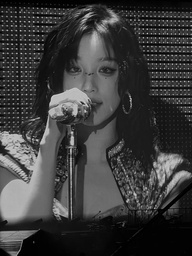
#> input picture topic3/code/imageA.jpg, 192 x 256 px, shrunk from 3024 x 4032 before the run
$ python image_fft.py
#> lines starting #> are read from the running program, lines starting #| are printed output that depends on the picture
import cv2
import numpy as np
import matplotlib.pyplot as plt

# 1. 读取图像
imgA = cv2.imread("imageA.jpg", cv2.IMREAD_GRAYSCALE)  # 替换为你的图像 A
#> imgA is the input picture: shape (256, 192); min 0, max 214, mean 59.1
imgB = cv2.imread("imageB.jpg", cv2.IMREAD_GRAYSCALE)  # 替换为你的图像 B
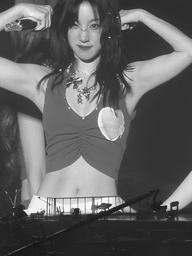
#> input picture topic3/code/imageB.jpg, 192 x 256 px, shrunk from 3024 x 4032 before the run
#> imgB is the input picture: shape (256, 192); min 18, max 255, mean 96.9

# 2. 傅里叶变换
fftA = np.fft.fft2(imgA)
fftB = np.fft.fft2(imgB)

# 中心化频谱
fftA_shifted = np.fft.fftshift(fftA)
fftB_shifted = np.fft.fftshift(fftB)

# 幅度谱和相位谱
magnitude_spectrum_A = np.abs(fftA_shifted)
phase_spectrum_A = np.angle(fftA_shifted)
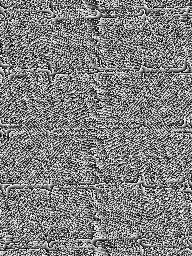
#> phase_spectrum_A: shape (256, 192) float64; min -3.14, max 3.14, mean 1.21e-17; drawn with min black and max white

magnitude_spectrum_B = np.abs(fftB_shifted)
phase_spectrum_B = np.angle(fftB_shifted)
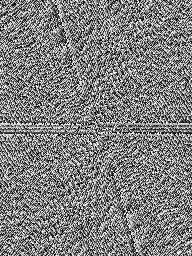
#> phase_spectrum_B: shape (256, 192) float64; min -3.14, max 3.14, mean -6.39e-05; drawn with min black and max white

# 显示幅度谱 (对数变换增强显示效果)
plt.figure(figsize=(10, 10))
plt.subplot(221), plt.imshow(np.log(1 + magnitude_spectrum_A), cmap="gray")
plt.title("Magnitude Spectrum A"), plt.xticks([]), plt.yticks([])
plt.subplot(222), plt.imshow(np.log(1 + magnitude_spectrum_B), cmap="gray")
plt.title("Magnitude Spectrum B"), plt.xticks([]), plt.yticks([])

# 显示相位谱
plt.subplot(223), plt.imshow(phase_spectrum_A, cmap="gray")
plt.title("Phase Spectrum A"), plt.xticks([]), plt.yticks([])
plt.subplot(224), plt.imshow(phase_spectrum_B, cmap="gray")
plt.title("Phase Spectrum B"), plt.xticks([]), plt.yticks([])
plt.show()
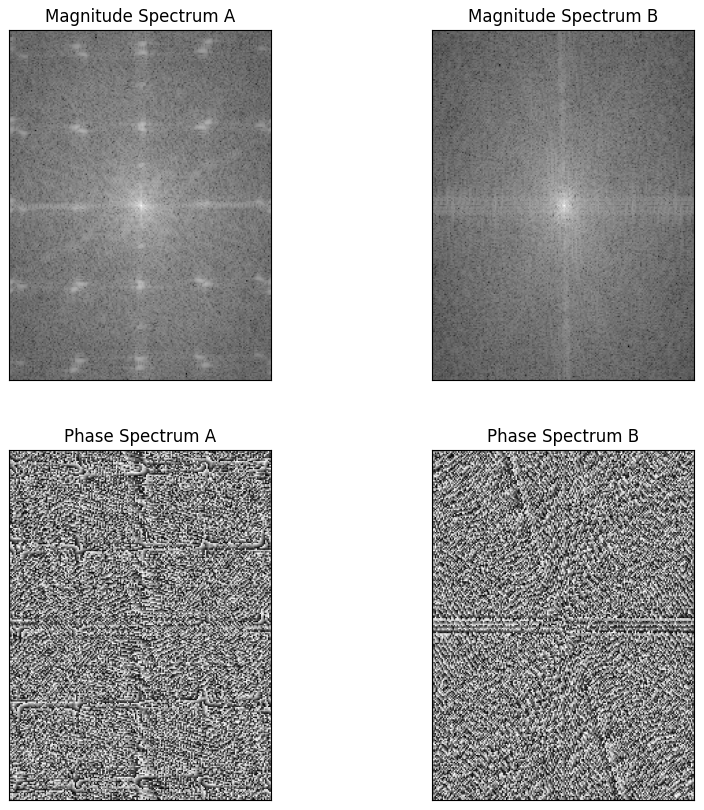
#> figure drawn by matplotlib, 4 panels


# 3. 逆傅里叶变换 (A的幅度 + B的相位)
combined_spectrum_AB = magnitude_spectrum_A * np.exp(1j * phase_spectrum_B)
combined_spectrum_AB_ishift = np.fft.ifftshift(combined_spectrum_AB)
img_AB_reconstructed = np.fft.ifft2(combined_spectrum_AB_ishift)
img_AB_reconstructed = np.abs(img_AB_reconstructed)  # 取绝对值
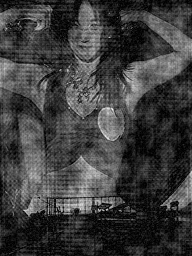
#> img_AB_reconstructed: shape (256, 192) float64; min 0.00115, max 261, mean 63; drawn with min black and max white
img_AB_reconstructed = np.uint8(img_AB_reconstructed)  # 转换为图像格式

# 4. 逆傅里叶变换 (B的幅度 + A的相位)
combined_spectrum_BA = magnitude_spectrum_B * np.exp(1j * phase_spectrum_A)
combined_spectrum_BA_ishift = np.fft.ifftshift(combined_spectrum_BA)
img_BA_reconstructed = np.fft.ifft2(combined_spectrum_BA_ishift)
img_BA_reconstructed = np.abs(img_BA_reconstructed)  # 取绝对值
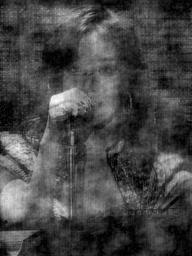
#> img_BA_reconstructed: shape (256, 192) float64; min 0.00531, max 355.7, mean 98.5; drawn with min black and max white
img_BA_reconstructed = np.uint8(img_BA_reconstructed)  # 转换为图像格式
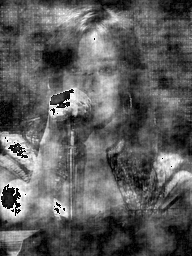
#> img_BA_reconstructed: shape (256, 192); min 0, max 255, mean 93.9

# 显示重构图像
plt.figure(figsize=(10, 10))
plt.subplot(221), plt.imshow(imgA, cmap="gray")
plt.title("Origin A"), plt.xticks([]), plt.yticks([])
plt.subplot(222), plt.imshow(imgB, cmap="gray")
plt.title("Origin B"), plt.xticks([]), plt.yticks([])
plt.subplot(223), plt.imshow(img_AB_reconstructed, cmap="gray")
plt.title("Reconstructed (A Magnitude, B Phase)"), plt.xticks([]), plt.yticks([])
plt.subplot(224), plt.imshow(img_BA_reconstructed, cmap="gray")
plt.title("Reconstructed (B Magnitude, A Phase)"), plt.xticks([]), plt.yticks([])
plt.show()
